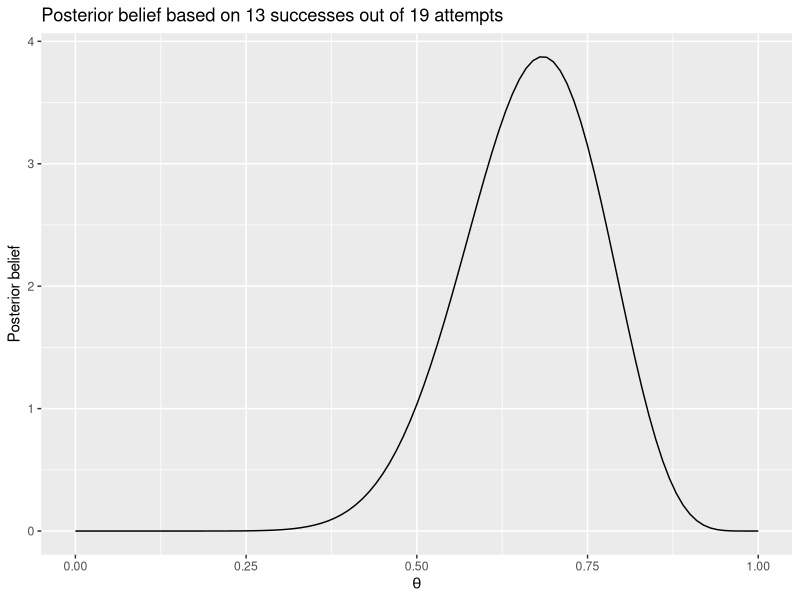
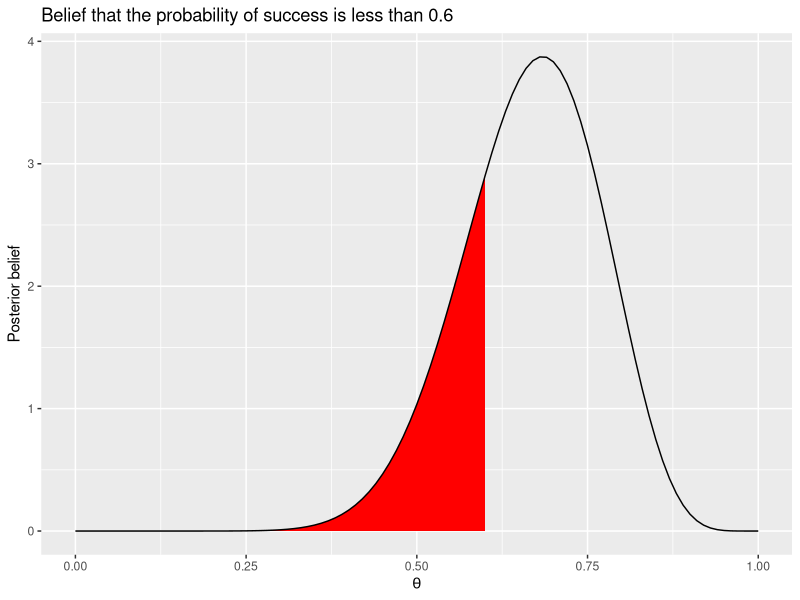
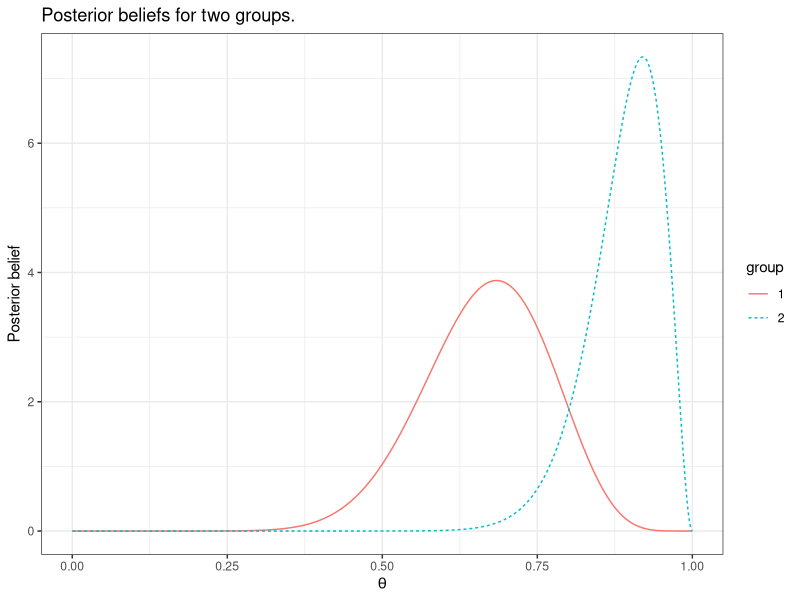

Recreate these plots in R, in order.
## --------------------------------------------------------------------------------------------------------
library("tidyverse")


## --------------------------------------------------------------------------------------------------------
y <- 13
n <- 19


## --------------------------------------------------------------------------------------------------------
y/n


## --------------------------------------------------------------------------------------------------------
d <- data.frame(x = seq(from = 0, to = 1, length = 1001))

ggplot(d) + 
  stat_function(fun = dbeta, 
                args = list(shape1 = 1+y, shape2 = 1+n-y)) + 
  labs(x = expression(theta),
       y = "Posterior belief",
       title = "Posterior belief based on 13 successes out of 19 attempts")


## --------------------------------------------------------------------------------------------------------
pbeta(0.6, shape1 = 1+y, shape2 = 1+n-y)


## --------------------------------------------------------------------------------------------------------
d <- data.frame(x = seq(from = 0, to = 1, length = 1001))

ggplot(d) + 
  stat_function(fun = dbeta, xlim = c(0,0.6), geom = "area", fill = "red",
                args = list(shape1 = 1+y, shape2 = 1+n-y)) + 
  stat_function(fun = dbeta, 
                args = list(shape1 = 1+y, shape2 = 1+n-y)) +
  labs(x = expression(theta),
       y = "Posterior belief",
       title = "Belief that the probability of success is less than 0.6")


## --------------------------------------------------------------------------------------------------------
1-pbeta(0.6, shape1 = 1+y, shape2 = 1+n-y)


## --------------------------------------------------------------------------------------------------------
a <- 0.05
qbeta(c(a/2, 1-a/2), shape1 = 1+y, shape2 = 1+n-y)


## --------------------------------------------------------------------------------------------------------
d <- tribble(
  ~group, ~successes, ~attempts,
       1,         13,        19,
       2,         23,        25
)


## --------------------------------------------------------------------------------------------------------
d %>% mutate(point_estimate = successes/attempts)


## --------------------------------------------------------------------------------------------------------
# Function to create the posterior
create_posterior <- function(d) {
  y <- d$successes
  n <- d$attempts
  
  data.frame(theta = seq(0, 1, length=1001)) %>%
    mutate(posterior = dbeta(theta, shape1 = 1+y, shape2 = 1+n-y))
}

# Construct the curves
curves <- d %>%
  group_by(group) %>%
  do(create_posterior(.)) %>%
  mutate(group = factor(group)) # so that we can use it as a linetype

# Plot curves
ggplot(curves, aes(x = theta, y = posterior, color = group, linetype = group)) +
  geom_line() + 
  labs(x = expression(theta),
       y = "Posterior belief",
       title = "Posterior beliefs for two groups.") + 
  theme_bw()


## --------------------------------------------------------------------------------------------------------
n_reps <- 100000
theta1 <- rbeta(n_reps, shape1 = 1+d$successes[1], shape2 = 1+d$attempts[1]-d$successes[1])
theta2 <- rbeta(n_reps, shape1 = 1+d$successes[2], shape2 = 1+d$attempts[2]-d$successes[2])


## --------------------------------------------------------------------------------------------------------
mean(theta1 > theta2)


## --------------------------------------------------------------------------------------------------------
a <- 1-0.95
quantile(theta1 - theta2, probs = c(a/2, 1-a/2))
